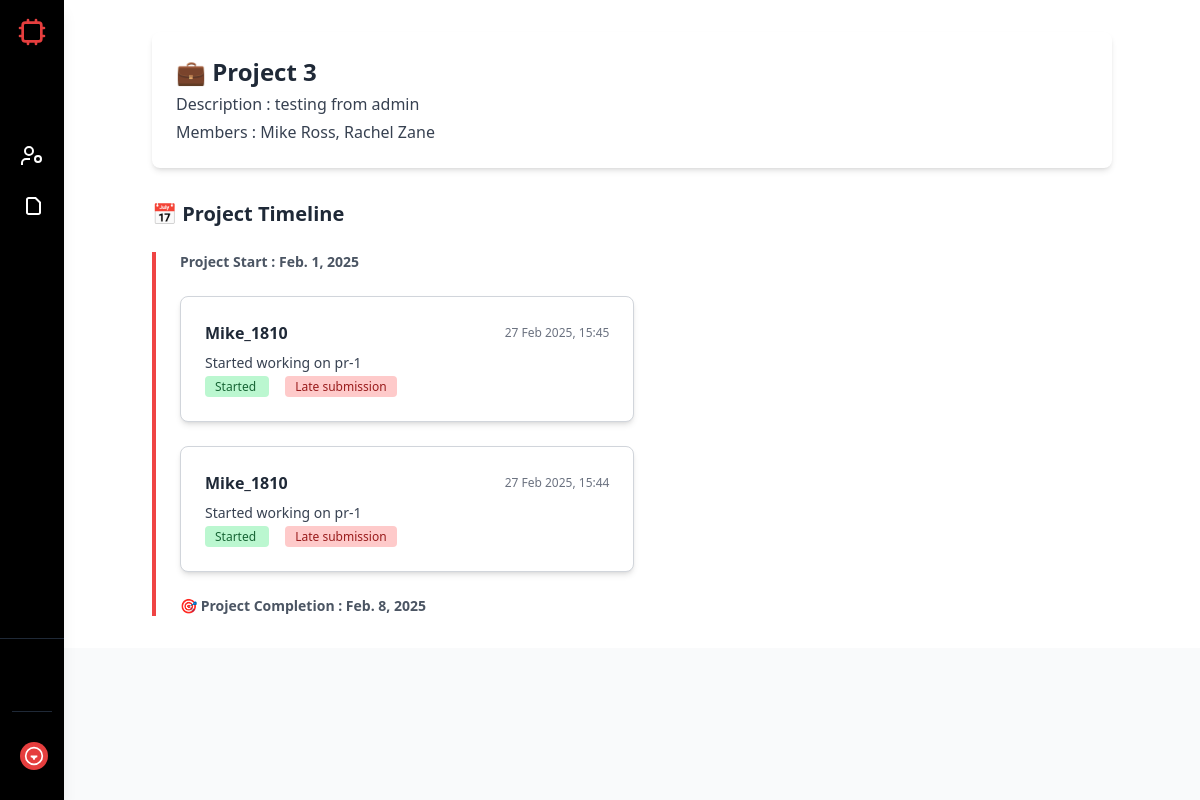
The page /proj_des/3/ (signed in) on the database its author committed.
### website/models.py (models this page shows, shortened)
class Project(models.Model):
    project_name = models.CharField(max_length=200)  # Changed from TextField to CharField
    manager = models.ForeignKey('User', on_delete=models.SET_NULL, null=True, related_name='managed_projects')
    members = models.ManyToManyField('User', related_name='projects', blank=True)
    proj_des = models.TextField(blank=True)
    start_date = models.DateField()
    end_date = models.DateField()
    STATUS_CHOICES = [
        ('In Progress', 'In Progress'),
        ('Completed', 'Completed'),
    ]
    status = models.CharField(max_length=50, choices=STATUS_CHOICES, default='Pending')
    created_at = models.DateTimeField(auto_now_add=True)
    updated_at = models.DateTimeField(auto_now=True)
    class Meta:
        permissions=[
            ('can_view_project','Can view project'),
            ('can_add_project','Can add project'),
            ('can_edit_project','Can edit project'),
            ('can_delete_project','Can delete project'),
        ]

class User(AbstractBaseUser, PermissionsMixin):  # ✅ Make sure you inherit PermissionsMixin
    ROLE_CHOICES = [
        ('Admin', 'Admin'),
        ('HR', 'HR'),
        ('Manager', 'Manager'),
        ('Employee', 'Employee'),
    ]
    email = models.EmailField(unique=True)
    username = models.CharField(max_length=100, unique=True)
    first_name = models.CharField(max_length=100)
    last_name = models.CharField(max_length=100)
    role = models.CharField(max_length=50, choices=ROLE_CHOICES, default='Employee')
    manager=models.ForeignKey('self',on_delete=models.SET_NULL,null=True,related_name='team',blank=True)
    is_active = models.BooleanField(default=True)
    is_superuser = models.BooleanField(default=False)
    is_staff = models.BooleanField(default=False)  # ✅ This is required for Django Admin
    created_at = models.DateTimeField(auto_now_add=True)
    updated_at = models.DateTimeField(auto_now=True)
    USERNAME_FIELD = "email"
    REQUIRED_FIELDS = ["username", "first_name", "last_name"]
    objects = UserManager()

class ProjectUpdate(models.Model):
    project = models.ForeignKey(Project, on_delete=models.CASCADE, related_name="updates")
    updated_by = models.ForeignKey(User, on_delete=models.CASCADE)
    description = models.TextField()
    status = models.CharField(max_length=20, choices=[('Started', 'Started'), ('Updated', 'Updated'), ('Completed', 'Completed')])
    timestamp = models.DateTimeField(auto_now_add=True)

### website/views.py (the view, shortened to what this page needs)
# urls.py: path('proj_des/<int:project_id>/', views.proj_des, name='proj_des'),
@login_required
def proj_des(request, project_id=None):
    project = get_object_or_404(Project, id=project_id)
    updates = ProjectUpdate.objects.filter(project=project).order_by("-timestamp")
    for update in updates:
        update.is_late = update.timestamp.date() > project.end_date
    comments = ProjectComment.objects.filter(update__project=project).order_by("timestamp")
    return render(request, "website/project_description.html", {
        "project": project,
        "updates": updates,
        "comments": comments,
    })

### website/templates/website/project_description.html (shortened to what this page needs)
{% extends 'website/sidebar.html' %}
{% block content %}
<div class="container mx-auto p-8">
    <div class="bg-white shadow-md rounded-lg p-6">
        <h2 class="text-2xl font-bold text-gray-800">💼 {{ project.project_name }}</h2>
        <p class="text-gray-700 mt-1">Description : {{ project.proj_des }}</p>
        <p class="text-gray-700 mt-1"> Members :
            {% for member in project.members.all %}
                {{ member.first_name }} {{ member.last_name }}{% if not forloop.last %}, {% endif %}
            {% endfor %}
        </p>
    </div>
    <h3 class="text-xl font-semibold mt-8 text-gray-800">📅 Project Timeline</h3>
    <div class="relative border-l-4 border-red-500 pl-6 mt-6 space-y-6">
        <div>
            <h3 class="text-sm font-semibold text-gray-600">Project Start : {{ project.start_date }}</h3>
        </div>
        {% for update in updates %}
        <div class="flex flex-col md:flex-row gap-6">
            <div class="w-full md:w-1/2 bg-white shadow-md rounded-lg p-6 border border-gray-300">
                <div class="flex justify-between items-center">
                    <h4 class="text-md font-semibold text-gray-800">{{ update.updated_by.username }}</h4>
                    <time class="text-xs text-gray-500">{{ update.timestamp|date:"d M Y, H:i" }}</time>
                </div>
                <p class="text-sm text-gray-700 mt-2">{{ update.description }}</p>
                <span class="text-xs font-medium px-2.5 py-0.5 rounded {{ update.status|yesno:'bg-green-200 text-green-800,bg-gray-200 text-gray-800' }}">
                    {{ update.status }}
                </span>
                {% if update.is_late %}
                <span class="text-xs mx-4 font-medium px-2.5 py-0.5 rounded bg-red-200 text-red-800">
                    Late submission
                </span>
                {% endif %}
            </div>
            <div class="w-1/2 pl-4">
            </div>
        </div>
        {% empty %}
        <p class="text-gray-500">No updates yet.</p>
        {% endfor %}
        {% if project.end_date %}
        <div>
            <h3 class="text-sm font-semibold text-gray-600">🎯 Project Completion : {{ project.end_date }}</h3>
        </div>
        {% endif %}
    </div>
</div>
{% endblock %}

### rows shown on the page
Project: project_name "Project 3", proj_des "testing from admin", start_date "Feb. 1, 2025", end_date "Feb. 8, 2025"
User: first_name "Mike", last_name "Ross"
User: first_name "Rachel", last_name "Zane"
ProjectUpdate: updated_by.username "Mike_1810", timestamp "27 Feb 2025, 15:45", description "Started working on pr-1", status "Started", shows "Late submission"
ProjectUpdate: updated_by.username "Mike_1810", timestamp "27 Feb 2025, 15:44", description "Started working on pr-1", status "Started", shows "Late submission"
